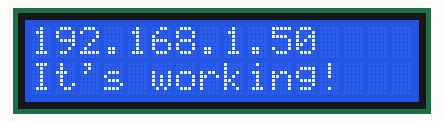
This program was run on a simulated ESP8266 board running MicroPython. Shown: 16×2 character LCD. WiFi joins after 1.5 s; a WiFi scan finds one network, HomeNet; what the program prints to the serial console is not drawn. At 3.6 s the program stops and its outputs stay as they are.

Above: at 3.6 s.

The program:

main.py
```python
import network
from machine import Pin, I2C
from esp8266_i2c_lcd import I2cLcd

wlSSID = "SingularClass0"
wlPWD = "Singular#1234"
wlan = network.WLAN(network.STA_IF)
ap = network.WLAN(network.AP_IF)
ap.active(False)
wlan.active(True)
wlan.scan()
wlan.connect(wlSSID, wlPWD)

while not (wlan.isconnected()):
    pass
print("connect successfully", wlan.ifconfig())

i2c = I2C(scl=Pin(5), sda=Pin(4), freq=400000)
lcd = I2cLcd(i2c, 0x27, 2, 16)
lcd.putstr(wlan.ifconfig()[0])
lcd.move_to(0, 1)
lcd.putstr("It's working!")
```
